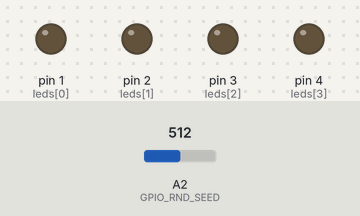
Recording of a sketch running on a simulated Arduino Uno, built with avr-gcc and run on an emulated ATmega328P. Parts: output pins drawn as LEDs (lit = HIGH). The test bench sets the inputs (shaded band); at power-on: A2 (GPIO_RND_SEED) = 512. Random numbers use the default seed unless the sketch sets one; pins used as bus, display or sensor lines are not drawn. At 28.5 s the program stops and its outputs stay as they are.

Above: at 0.1 s.
At 1.9 s:
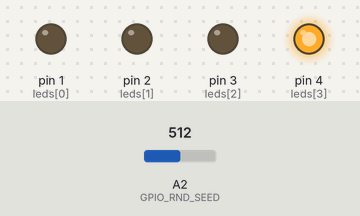
At 7.5 s:
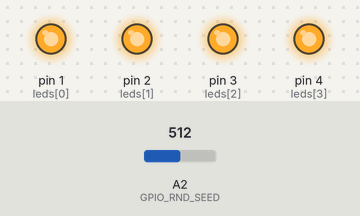
At 17.8 s:
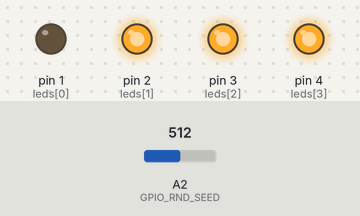
At 22.4 s:
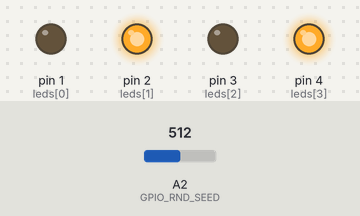
At 23.9 s:
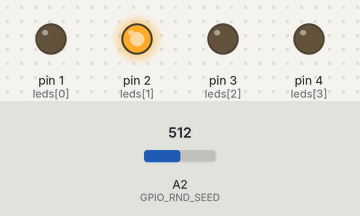
Timing chart, 0 to 28.5 s (numbered marks = the images above):
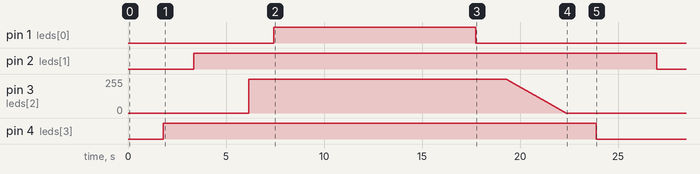

The sketch:

arduino-attiny402-tiny-house.ino
```cpp
// ATtiny402 Tiny House Light Control
// LEDをランダムに順次点灯し，一定時間後に順次消灯する
//
// June 17, 2024
// Tetsu Nishimura
//
// ATtiny402のポート番号とIO番号の対応
// PA0 - D5, Reset/UPDI
// PA1 - D2, PWM, LED Control
// PA2 - D3, PWM, LED Control
// PA3 - D4, PWM, LED Control
// PA6 - D0, GPIO, DCDC Control
// PA7 - D1, PWM, LED Control
//
// 書き込み装置として使うArduino Unoにあらかじめjtag2updi.inoを書き込んでおく
//
// 書き込み時の設定
// ボード: "megaTinyCore-ATtiny412/402/212/202"
// ポート: Arduino UNOが接続されているポートを選択
// Chip : "ATtiny402"
// 書き込み装置: jtag2updi
//
// "スケッチ - 書き込み装置を使って書き込み" で書き込み
// 書き込みの時は電源ボタンを押しっぱなしにすること
// 電池は抜いておくこと

// Definitions
#define GPIO_DCDC          0 // DCDC Control
#define GPIO_RND_SEED      2 // ADC Sampling for Random Seed

const char leds[] = {1, 2, 3, 4};
#define NUM_LEDS     sizeof(leds)

typedef enum {
  FADEIN,
  FADEOUT
} fadeMode_t;


// Functions

void fadein(int gpio) {
  for (int n = 0; n < 256; n++) {
    analogWrite(gpio, n);
    delay(6);
  }
}

void fadeout(int gpio) {
  for (int n = 255; n >= 0; n--) {
    analogWrite(gpio, n);
    delay(12);
  }
}

void setRandomSeed(void) {
  unsigned long seed;

  pinMode(GPIO_RND_SEED, INPUT);

  for (int n = 0; n < 4; n++) {
    seed <<= 8;
    seed |= analogRead(GPIO_RND_SEED) & 0xff;
    // Wait a while to get a different value from previous one
    delay(10);
  }

  randomSeed(seed);
}

void selectRandom(fadeMode_t mode) {
  int state = 0;

  while(true) {
    int num = random(NUM_LEDS);
    int bitMask = 1 << num;

    if ((state & bitMask) == 0) {
      if (mode == FADEIN) {
        fadein(leds[num]);
      }
      else {
        fadeout(leds[num]);
      }
      state |= bitMask;

      // If all bits are set
      if (state >= (1 << NUM_LEDS) - 1) {
        break;
      }
    }
    else {
      delay(500);
    }
  }
}

void setup() {
  setRandomSeed();
  pinMode(GPIO_DCDC, OUTPUT);

  for (unsigned int n = 0; n < NUM_LEDS; n++) {
    pinMode(leds[n], OUTPUT);
  }

  digitalWrite(GPIO_DCDC, HIGH);  // Enable DCDC
}

void loop() {
  delay(1000);
  selectRandom(FADEIN);
  delay(8000);
  selectRandom(FADEOUT);

  digitalWrite(GPIO_DCDC, LOW); // Disable DCDC
  while(1);
}
```

Measured:
- by itself, pin 1 (leds[0]): LOW → HIGH at 7.4 s, → LOW 10.3 s later
- by itself, pin 2 (leds[1]): LOW → HIGH at 3.4 s, → LOW 23.6 s later
- by itself, pin 4 (leds[3]): LOW → HIGH at 1.8 s, → LOW 22.1 s later
